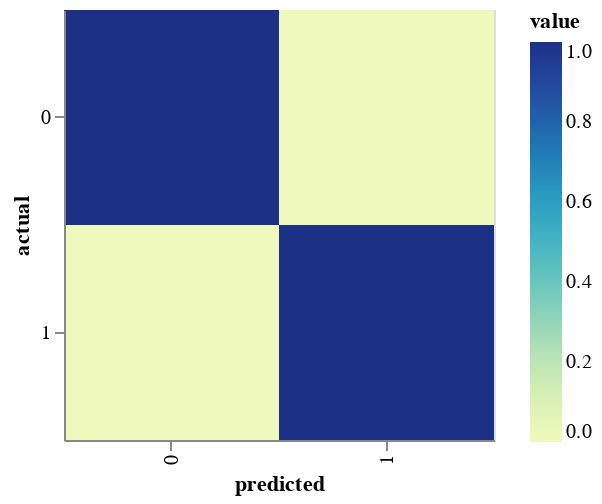

The cell this chart's notebook holds for it:
### Code cell
from mlworkflows import plot

df, chart = plot.binary_confusion_matrix(y_test, predictions)
chart

### Figure 1 — Vega-Lite specification as saved in the notebook (floating-point values rounded to 4 significant figures)
{"config": {"view": {"continuousWidth": 400, "continuousHeight": 300}}, "data": {"name": "data-f8bb6d487fcb58237187f10e4a929839"}, "mark": "rect", "encoding": {"color": {"type": "quantitative", "field": "value"}, "tooltip": [{"type": "quantitative", "field": "raw_count"}], "x": {"type": "ordinal", "field": "predicted"}, "y": {"type": "ordinal", "field": "actual"}}, "height": 215, "width": 215, "$schema": "https://vega.github.io/schema/vega-lite/v4.8.1.json", "datasets": {"data-f8bb6d487fcb58237187f10e4a929839": [{"actual": 0.0, "predicted": 0.0, "raw_count": 22, "value": 1.0}, {"actual": 0.0, "predicted": 1.0, "raw_count": 0, "value": 0.0}, {"actual": 1.0, "predicted": 0.0, "raw_count": 0, "value": 0.0}, {"actual": 1.0, "predicted": 1.0, "raw_count": 7, "value": 1.0}]}}
